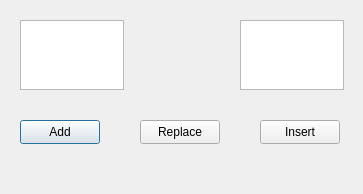
<?xml version="1.0" encoding="UTF-8"?>
<ui version="4.0">
 <class>Text_Replacement</class>
 <widget class="QDialog" name="Text_Replacement">
  <property name="geometry">
   <rect>
    <x>0</x>
    <y>0</y>
    <width>363</width>
    <height>194</height>
   </rect>
  </property>
  <property name="windowTitle">
   <string>Dialog</string>
  </property>
  <widget class="QPlainTextEdit" name="pte_1">
   <property name="geometry">
    <rect>
     <x>20</x>
     <y>20</y>
     <width>104</width>
     <height>70</height>
    </rect>
   </property>
  </widget>
  <widget class="QPlainTextEdit" name="pte_2">
   <property name="geometry">
    <rect>
     <x>240</x>
     <y>20</y>
     <width>104</width>
     <height>70</height>
    </rect>
   </property>
  </widget>
  <widget class="QPushButton" name="b_add">
   <property name="geometry">
    <rect>
     <x>20</x>
     <y>120</y>
     <width>80</width>
     <height>24</height>
    </rect>
   </property>
   <property name="text">
    <string>Add</string>
   </property>
  </widget>
  <widget class="QPushButton" name="b_replace">
   <property name="geometry">
    <rect>
     <x>140</x>
     <y>120</y>
     <width>80</width>
     <height>24</height>
    </rect>
   </property>
   <property name="text">
    <string>Replace</string>
   </property>
  </widget>
  <widget class="QPushButton" name="b_insert">
   <property name="geometry">
    <rect>
     <x>260</x>
     <y>120</y>
     <width>80</width>
     <height>24</height>
    </rect>
   </property>
   <property name="text">
    <string>Insert</string>
   </property>
  </widget>
 </widget>
 <resources/>
 <connections/>
</ui>
